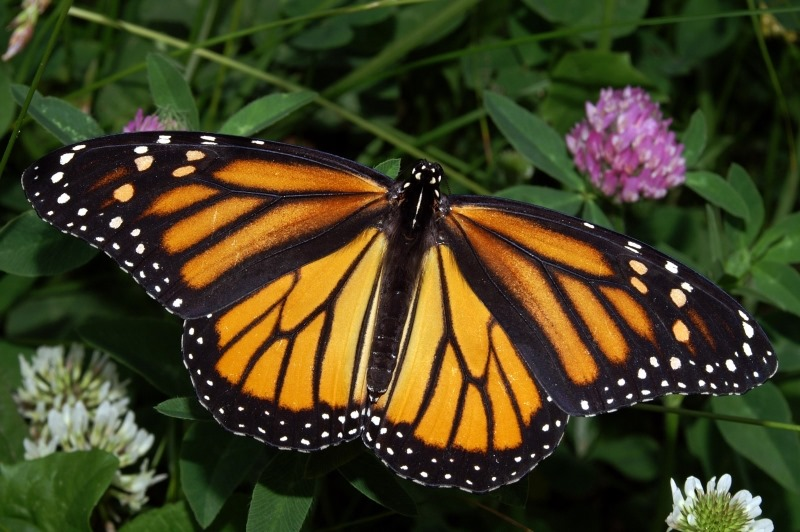
#> input picture images/sample.jpg, 800 x 532 px
$ python main.py   (older library calls are emulated)
#> lines starting #> are read from the running program, lines starting #| are printed output that depends on the picture; after the words box and inside, x2 and y2 are one past the last pixel; in counts of white or black regions, pixels touching at a corner belong together
### edge_detector.py
import cv2
import numpy as np

def custom_edge_detection(image, threshold=50):
    """
    Custom edge detection using Sobel filters and manual thresholding.
    :param image: Input image (BGR)
    :param threshold: Threshold for edge detection (default: 50)
    :return: Binary edge map
    """
    # Step 1: Convert to Grayscale
    gray = cv2.cvtColor(image, cv2.COLOR_BGR2GRAY)

    # Step 2: Apply Gaussian Blur to reduce noise
    blurred = cv2.GaussianBlur(gray, (5, 5), 1.0)

    # Step 3: Compute gradients using Sobel filters
    grad_x = cv2.Sobel(blurred, cv2.CV_64F, 1, 0, ksize=3)
    grad_y = cv2.Sobel(blurred, cv2.CV_64F, 0, 1, ksize=3)

    # Step 4: Compute gradient magnitude
    magnitude = np.sqrt(grad_x ** 2 + grad_y ** 2)
    magnitude = np.uint8(255 * magnitude / np.max(magnitude))

    # Step 5: Apply manual threshold
    _, edge_map = cv2.threshold(magnitude, threshold, 255, cv2.THRESH_BINARY)

    return edge_map

### contour_detector.py
import numpy as np
import cv2

def is_valid(px, py, height, width):
    return 0 <= px < height and 0 <= py < width

def flood_fill(edge_map, visited, start_x, start_y):
    """
    Simple flood-fill to collect all connected pixels in a region.
    """
    height, width = edge_map.shape
    stack = [(start_x, start_y)]
    contour = []

    while stack:
        x, y = stack.pop()
        if not is_valid(x, y, height, width):
            continue
        if visited[x, y] or edge_map[x, y] == 0:
            continue

        visited[x, y] = True
        contour.append((x, y))

        # 8-connected neighbors
        for dx in [-1, 0, 1]:
            for dy in [-1, 0, 1]:
                if dx != 0 or dy != 0:
                    stack.append((x + dx, y + dy))

    return contour

def custom_contour_detection(edge_map):
    """
    Detect contours by finding connected white regions in binary edge map.
    :param edge_map: Binary edge-detected image (255=white, 0=black)
    :return: List of contours (each contour is a list of (x, y) points)
    """
    height, width = edge_map.shape
    visited = np.zeros_like(edge_map, dtype=bool)
    contours = []

    for i in range(height):
        for j in range(width):
            if edge_map[i, j] == 255 and not visited[i, j]:
                contour = flood_fill(edge_map, visited, i, j)
                if len(contour) > 30:  # filter small noise
                    contours.append(contour)

    return contours

def draw_custom_contours(image, contours, color=(0, 255, 0)):
    """
    Draw contours on the original image.
    :param image: Original BGR image
    :param contours: List of contours
    :param color: Color for drawing
    :return: Image with contours drawn
    """
    contour_image = image.copy()
    for contour in contours:
        for x, y in contour:
            cv2.circle(contour_image, (y, x), 1, color, -1)
    return contour_image

### main.py
import cv2
from edge_detector import custom_edge_detection
from contour_detector import custom_contour_detection, draw_custom_contours

# Load image
image = cv2.imread("images/sample.jpg")
#> image is the input picture: shape (532, 800, 3); mean B, G, R 33, 63.4, 66.8
if image is None:
    print("❌ No image found in 'images/' folder.")
    exit()

# Custom edge detection
edge_map = custom_edge_detection(image, threshold=50)
#> in custom_edge_detection, `gray = cv2.cvtColor(image, cv2.COLOR_BGR2GRAY)`:
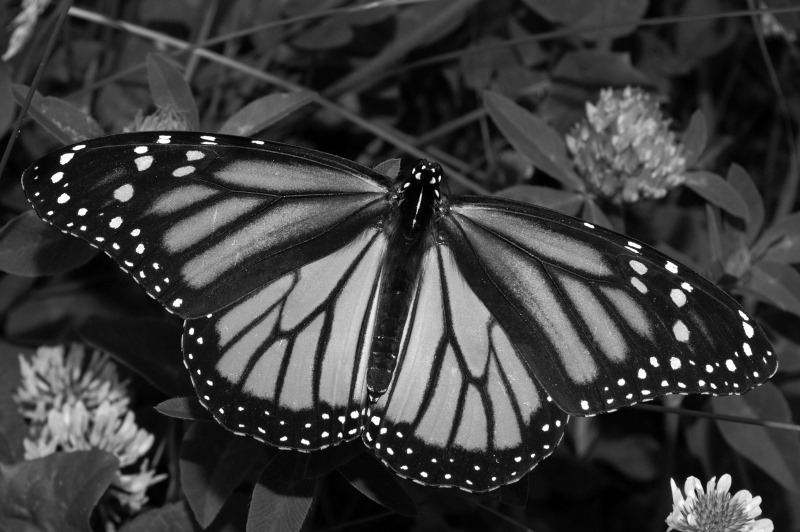
#> gray: shape (532, 800); min 0, max 255, mean 60.9
#> in custom_edge_detection, `grad_x = cv2.Sobel(blurred, cv2.CV_64F, 1, 0, ksize=3)`:
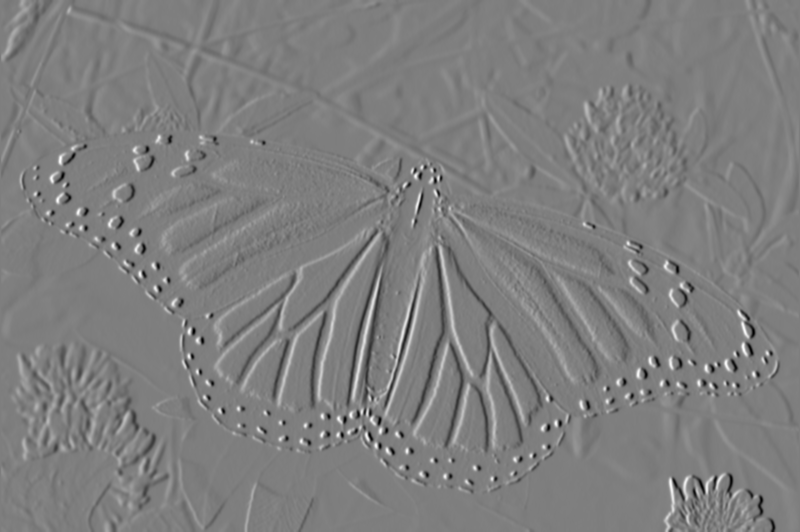
#> grad_x: shape (532, 800) float64; min -564, max 570, mean 0; drawn with min black and max white
#> in custom_edge_detection, `grad_y = cv2.Sobel(blurred, cv2.CV_64F, 0, 1, ksize=3)`:
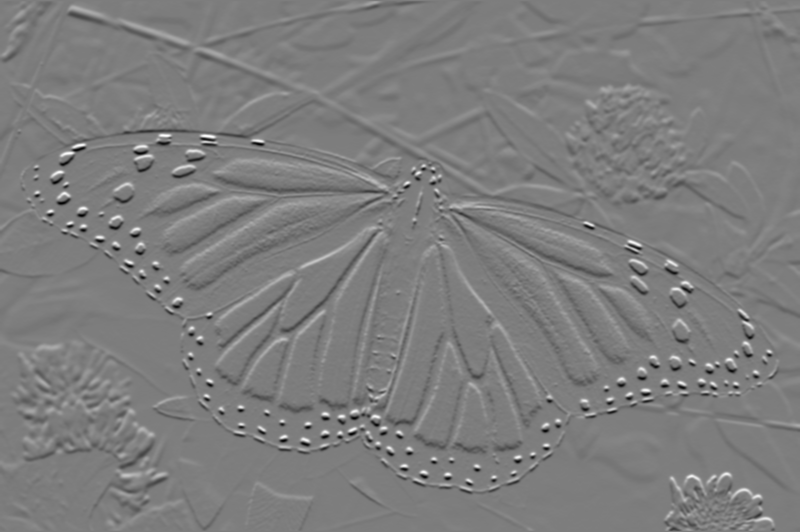
#> grad_y: shape (532, 800) float64; min -585, max 601, mean -0.2; drawn with min black and max white
#> in custom_edge_detection, `magnitude = np.sqrt(grad_x ** 2 + grad_y ** 2)`:
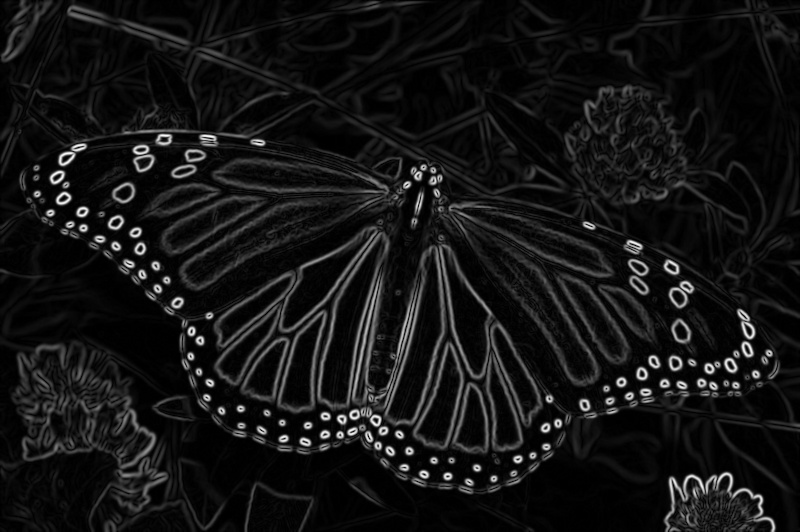
#> magnitude: shape (532, 800) float64; min 0, max 607.9, mean 49.3; drawn with min black and max white
#> in custom_edge_detection, `_, edge_map = cv2.threshold(magnitude, threshold, 255, cv2.THRESH_BINA..`:
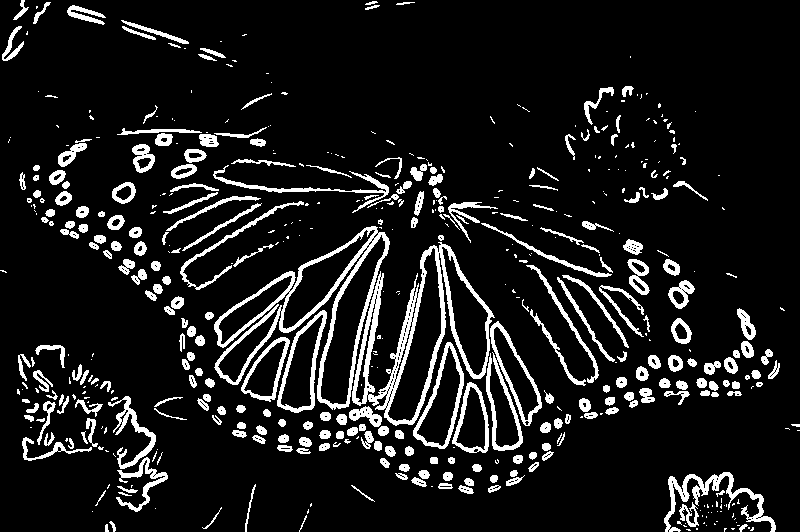
#> edge_map: shape (532, 800); 10.6% white; 511 white regions (241 under 20 px), largest, box (x1, y1, x2, y2) and area: (352, 242, 495, 426) 4907, (214, 226, 390, 410) 4355, (486, 321, 542, 451) 1686

# Custom contour detection
contours = custom_contour_detection(edge_map)
#> after the loop in custom_contour_detection, `for i in range(height):`: contours = 240 items
#> contours = 240 items

# Draw contours
contour_img = draw_custom_contours(image, contours)
#> after the loop in draw_custom_contours, `for contour in contours:`:
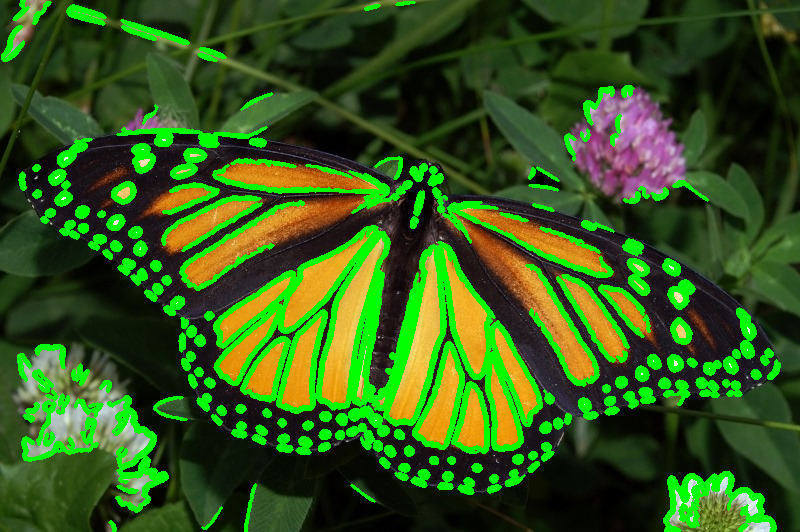
#> contour_image: shape (532, 800, 3); 15.25% of pixels changed, all inside (x1, y1, x2, y2) = (1, 0, 781, 532)

# Show results
cv2.imshow("Original Image", image)
cv2.imshow("Custom Edge Detection", edge_map)
cv2.imshow("Custom Contours", contour_img)
cv2.waitKey(0)
cv2.destroyAllWindows()
